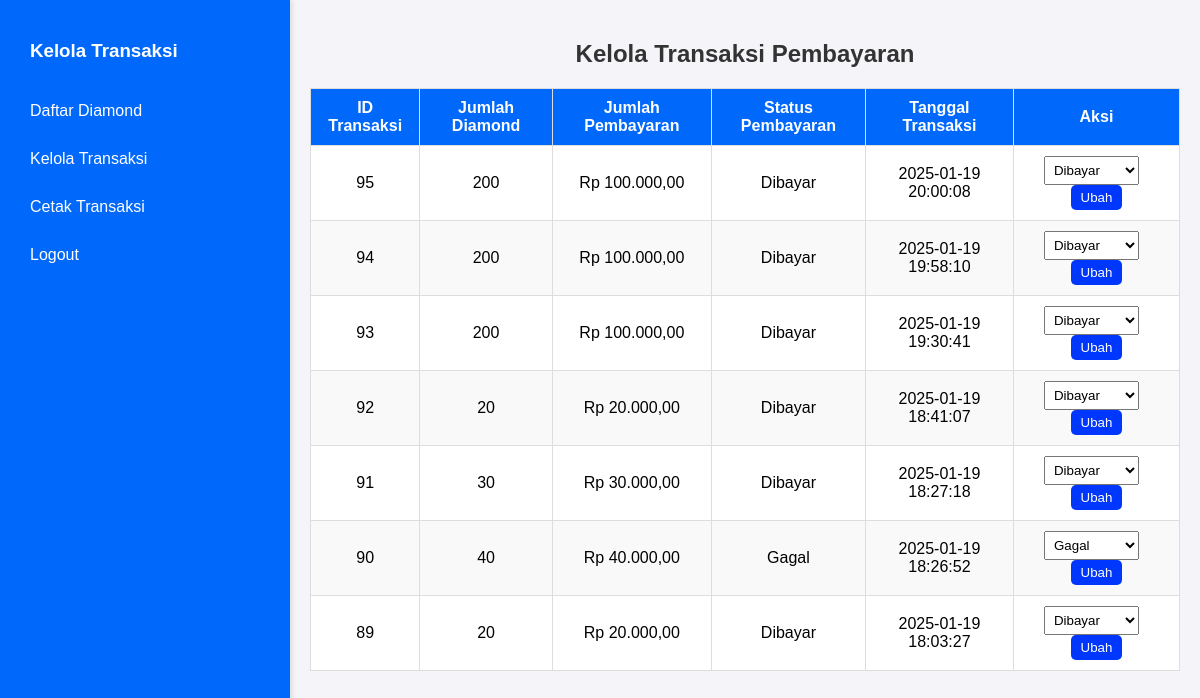
The page /admin_kelola.php (signed in) on the database its author committed.
### tables this page shows
CREATE TABLE `ml_transaksi` (
  `id_transaksi` int(11) NOT NULL,
  `id_pembelian` int(11) NOT NULL,
  `jumlah_pembayaran` decimal(10,2) NOT NULL,
  `status_pembayaran` enum('menunggu','dibayar','gagal') DEFAULT 'menunggu',
  `tanggal_transaksi` datetime DEFAULT current_timestamp()
);

CREATE TABLE `ml_diamond` (
  `id_diamond` int(11) NOT NULL,
  `jumlah_diamond` int(11) NOT NULL,
  `harga` decimal(10,2) NOT NULL
);

### admin_kelola.php (the view, shortened to what this page needs)
<?php
$host = 'localhost';
$dbname = 'topup_diamond_ml';
$username = 'root';
$password = '';
$pdo = new PDO("mysql:host=$host;dbname=$dbname", $username, $password);
$stmt = $pdo->query("SELECT t.id_transaksi, t.jumlah_pembayaran, t.status_pembayaran,
                             t.tanggal_transaksi, p.id_user, d.jumlah_diamond
                      FROM ML_transaksi t
                      INNER JOIN ML_pembelian p ON t.id_pembelian = p.id_pembelian
                      INNER JOIN ML_diamond d ON p.id_diamond = d.id_diamond
                      ORDER BY t.tanggal_transaksi DESC");
$transaksi = $stmt->fetchAll();
?>
<!DOCTYPE html>
<html lang="id">
<head>
</head>
<body>
    <div class="sidebar">
        <h3>Kelola Transaksi</h3>
        <a href="admin_read.php">Daftar Diamond</a>
        <a href="admin_kelola.php">Kelola Transaksi</a>
        <a href="cetak_transaksi.php">Cetak Transaksi</a>
        <a href="/ml/share/logout.php">Logout</a>
    </div>
    <div class="content">
        <h2>Kelola Transaksi Pembayaran</h2>
        <table border="1" cellpadding="10" cellspacing="0">
            <thead>
                <tr>
                    <th>ID Transaksi</th>
                    <th>Jumlah Diamond</th>
                    <th>Jumlah Pembayaran</th>
                    <th>Status Pembayaran</th>
                    <th>Tanggal Transaksi</th>
                    <th>Aksi</th>
                </tr>
            </thead>
            <tbody>
                <?php foreach ($transaksi as $row): ?>
                    <tr>
                        <td><?= $row['id_transaksi']; ?></td>
                        <td><?= $row['jumlah_diamond']; ?></td>
                        <td>Rp <?= number_format($row['jumlah_pembayaran'], 2, ',', '.'); ?></td>
                        <td><?= ucfirst($row['status_pembayaran']); ?></td>
                        <td><?= $row['tanggal_transaksi']; ?></td>
                        <td>
                            <form method="POST" action="">
                                <select name="status_pembayaran">
                                    <option value="dibayar" <?= $row['status_pembayaran'] == 'dibayar' ? 'selected' : ''; ?>>Dibayar</option>
                                    <option value="gagal" <?= $row['status_pembayaran'] == 'gagal' ? 'selected' : ''; ?>>Gagal</option>
                                </select>
                                <button type="submit">Ubah</button>
                            </form>
                        </td>
                    </tr>
                <?php endforeach; ?>
            </tbody>
        </table>
    </div>
</body>
</html>

### admin_kelola.php (style rules this page uses)
body { font-family: Arial, sans-serif; margin: 0; display: flex; background-color: #f4f4f9; }
.sidebar { width: 250px; height: 100vh; background-color: rgb(0, 105, 252); color: white; position: fixed; padding: 20px; box-shadow: 2px 0 5px rgba(0, 0, 0, 0.1); }
.sidebar h3 { margin: 10px 0; margin-bottom: 20px; padding: 10px; }
.sidebar a { display: block; color: white; text-decoration: none; padding: 10px; margin-bottom: 10px; border-radius: 5px; transition: background 0.3s ease; }
.content { margin-left: 290px; padding: 20px; flex: 1; text-align: center; }
h2 { color: #333; margin-bottom: 20px; }
table { width: 100%; margin-top: 20px; border-collapse: collapse; background-color: white; }
thead { background-color: rgb(0, 105, 252); color: white; }
th, td { text-align: center; padding: 10px; border: 1px solid #ddd; }
tbody tr:nth-child(even) { background-color: #f9f9f9; }
form select { padding: 5px; margin-right: 10px; }
form button { padding: 5px 10px; background-color: rgb(0, 55, 255); color: white; border: none; cursor: pointer; border-radius: 5px; }

### rows shown on the page
ml_transaksi: id_transaksi "95", ml_diamond.jumlah_diamond "200", jumlah_pembayaran "100.000,00", status_pembayaran "Dibayar", tanggal_transaksi "2025-01-19 20:00:08"
ml_transaksi: id_transaksi "94", ml_diamond.jumlah_diamond "200", jumlah_pembayaran "100.000,00", status_pembayaran "Dibayar", tanggal_transaksi "2025-01-19 19:58:10"
ml_transaksi: id_transaksi "93", ml_diamond.jumlah_diamond "200", jumlah_pembayaran "100.000,00", status_pembayaran "Dibayar", tanggal_transaksi "2025-01-19 19:30:41"
ml_transaksi: id_transaksi "92", ml_diamond.jumlah_diamond "20", jumlah_pembayaran "20.000,00", status_pembayaran "Dibayar", tanggal_transaksi "2025-01-19 18:41:07"
ml_transaksi: id_transaksi "91", ml_diamond.jumlah_diamond "30", jumlah_pembayaran "30.000,00", status_pembayaran "Dibayar", tanggal_transaksi "2025-01-19 18:27:18"
ml_transaksi: id_transaksi "90", ml_diamond.jumlah_diamond "40", jumlah_pembayaran "40.000,00", status_pembayaran "Gagal", tanggal_transaksi "2025-01-19 18:26:52"
ml_transaksi: id_transaksi "89", ml_diamond.jumlah_diamond "20", jumlah_pembayaran "20.000,00", status_pembayaran "Dibayar", tanggal_transaksi "2025-01-19 18:03:27"
